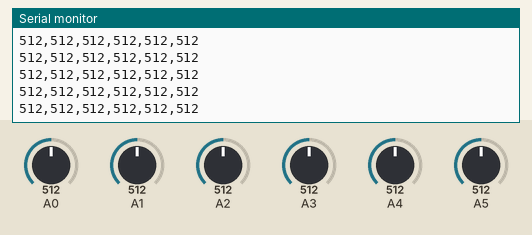
This sketch was run on a simulated Arduino Uno, built with avr-gcc and run on an emulated ATmega328P. Shown: the last lines printed to the serial monitor. The test bench sets the inputs (shaded band); at power-on: A1 = 512, A3 = 512, A0 = 512, A2 = 512, A4 = 512, A5 = 512.

Above: at 2.7 s.
2.8 s: A1 set to 107
At 2.85 s:
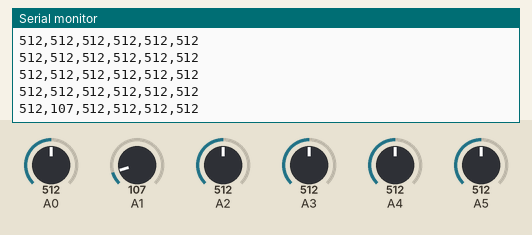
5.8 s: A1 set to 90
At 5.8 s:
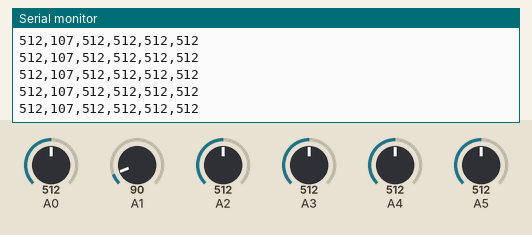
8.8 s: A3 set to 111
At 8.85 s:
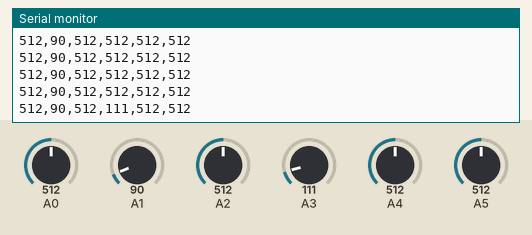
11.8 s: A3 set to 90
At 11.9 s:
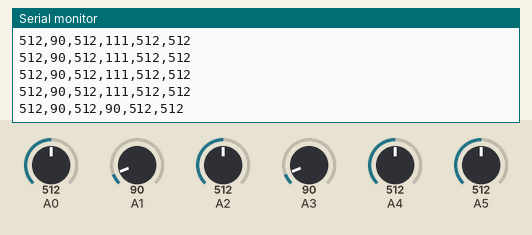
Timing chart, 0 to 14.3 s (numbered marks = the images above; inputs shaded):
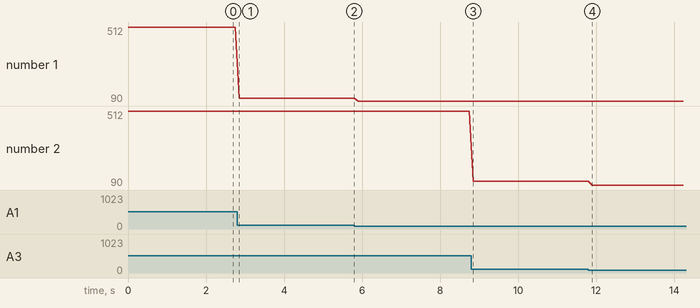

The sketch:

portaspezie_arduino.pde
```cpp
// Officina Arduino
// Maggio 2010
//
// Portaspezie musicale
//

int val = 0; // creiamo una variabile per memorizzare i valori
// che leggiamo dagli ingressi analogici

void setup() {
  Serial.begin(9600); // Apre la comunicazione col computer
}

void loop() {
  for (int i = 0; i < 6; i++) { // contiamo da 0 a 5
    val = analogRead(i); // leggiamo l'ingresso analogico
    Serial.print(val);   // Invia il numero al computer
    if (i < 5) {         // Se il numero è inferiore a 5
      Serial.print(","); // Inviamo una virgola
    }
    else {
      Serial.println("");// Altrimenti inviamo un acapo
    }
  }
  delay(100); //leggero ritardo per evitare di sovraccaricare il computer
}
```

Measured:
- after the input at 2.8 s, the serial monitor: prints a new line after 0.05 s (image 1)
- after the input at 8.8 s, the serial monitor: prints a new line at once (image 3)
- after the input at 11.8 s, the serial monitor: prints a new line after 0.09 s (image 4)
- plotted number 1: 512 → 107 after the input at 2.8 s, 107 → 90 after the input at 5.8 s
- plotted number 2: 512 → 111 after the input at 8.8 s
